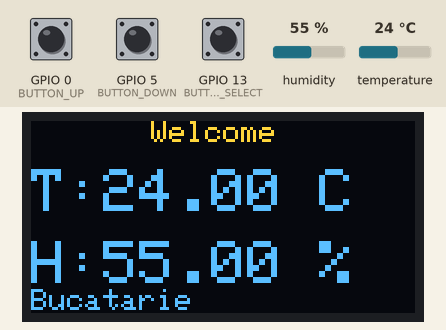
Recording of a sketch running on a simulated ESP8266 (NodeMCU). On the bench: 128×64 one-colour display. The test bench sets the inputs (shaded band); at power-on: temperature 24 °C, humidity 55 %, GPIO 0 (BUTTON_UP) HIGH, GPIO 13 (BUTTON_SELECT) HIGH, GPIO 5 (BUTTON_DOWN) HIGH. The OLED is the two-colour kind (top 16 rows yellow); WiFi joins after 1.5 s; servers stay silent unless stated; what the sketch prints to the serial monitor is not drawn.

Above: at 2.7 s.
2.8 s: temperature set to 12 °C
At 7.8 s:
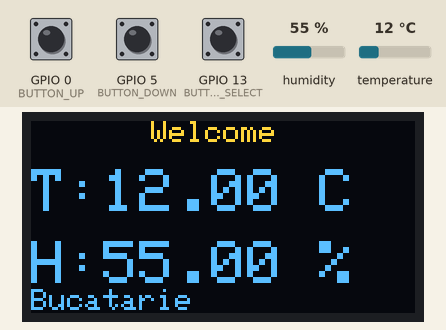
8.6 s: humidity set to 22 %
At 12.9 s:
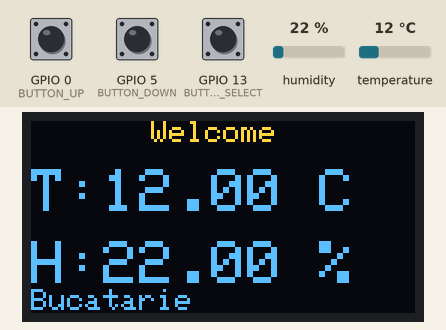
14.4 s: GPIO 0 (BUTTON_UP) pulled LOW for 3 s
At 17.8 s:
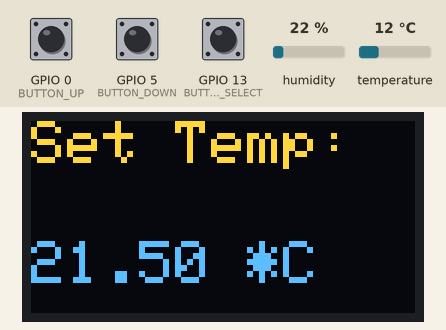
20.2 s: GPIO 13 (BUTTON_SELECT) pulled LOW for 3 s
At 22.6 s:
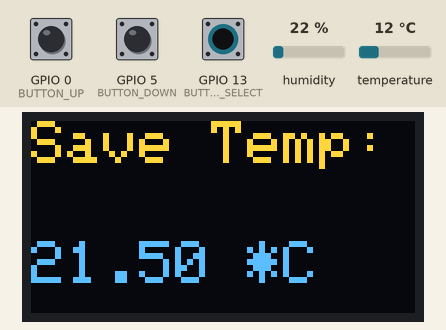
30.8 s: humidity set to 40 %
At 35.3 s:
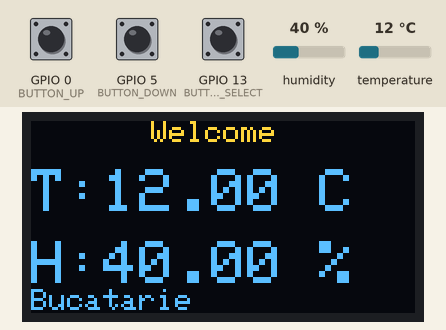
36.6 s: temperature set to 19 °C
At 40.4 s:
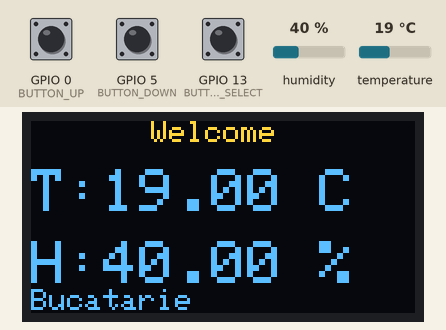
Timing chart, 0 to 41.9 s (numbered marks = the images above; inputs shaded):
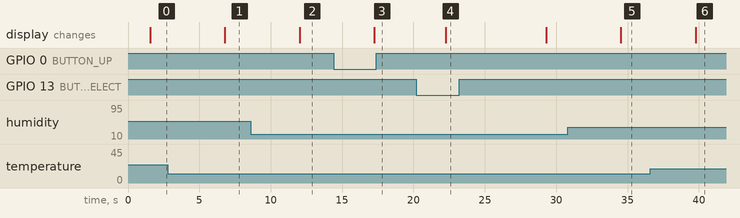

Measured:
- after the input at 2.8 s, the display: changes after 4.0 s (image 1)
- after the input at 8.6 s, the display: changes after 3.4 s (image 2)
- after the input at 14.4 s, the display: changes after 2.9 s (image 3)
- after the input at 20.2 s, the display: changes after 2.1 s (image 4)
- after the input at 30.8 s, the display: changes after 3.7 s (image 5)
- after the input at 36.6 s, the display: changes after 3.2 s (image 6)

The sketch:

esp8266_v0.2.ino
```cpp
#include <ESP8266WiFi.h>
#include <Adafruit_Sensor.h>
#include <DHT.h>
#include <Adafruit_SSD1306.h>
#include <Adafruit_GFX.h>
#include <Wire.h>

// Configurare senzor DHT
#define DHTPIN 4 // Pinul pentru DHT (D2 pe NodeMCU)
#define DHTTYPE DHT22 // Tipul senzorului DHT
DHT dht(DHTPIN, DHTTYPE);

// Setări pentru OLED
#define SCREEN_WIDTH 128
#define SCREEN_HEIGHT 64
#define OLED_RESET -1
Adafruit_SSD1306 display(SCREEN_WIDTH, SCREEN_HEIGHT, &Wire, OLED_RESET);

//Butoane setare temp
#define BUTTON_UP 0 //D3
#define BUTTON_DOWN 5 //D1
#define BUTTON_SELECT 13 //D7

// Variabilă pentru temperatura setată
float setTemperature = 21.0; // Temperatura implicită
float minTemp = 17.0; //Temperatura minima
// Variabilă globală pentru modul de setare a temperaturii
bool inSetTempMode = false;

// Configurare Wi-Fi
const char* ssid = "wifi"; // SSID-ul rețelei Wi-Fi
const char* password = "password"; // Parola rețelei Wi-Fi
const char* serverIP = "192.168.0.150"; // IP-ul Arduino-ului

void setup() {

  Serial.begin(115200);
  dht.begin();

// Inițializează I2C folosind pinii specificați
  Wire.begin(14, 12); // SDA = GPIO 14, SCL = GPIO 12

  // Inițializează OLED
  if(!display.begin(SSD1306_SWITCHCAPVCC, 0x3C)) {
    for(;;); // Nu a reușit să inițializeze OLED-ul
  }

 // Setează contrastul (luminozitatea) OLED-ului
  //display.ssd1306_command(SSD1306_DISPLAYOFF);
  display.ssd1306_command(SSD1306_SETCONTRAST);
  display.ssd1306_command(5);  // Setează o valoare de contrast mai mică (exemplu: 50)
  display.clearDisplay();

// Configurare pini butoane
  pinMode(BUTTON_UP, INPUT_PULLUP);
  pinMode(BUTTON_DOWN, INPUT_PULLUP);
  pinMode(BUTTON_SELECT, INPUT_PULLUP);

  // Conectare la Wi-Fi
  WiFi.begin(ssid, password);
  while (WiFi.status() != WL_CONNECTED) {
    delay(500);
    Serial.print(".");
  }
  Serial.println("Conectat la rețea!");

}

void loop() {

  // Dacă suntem în modul de setare a temperaturii, rămânem acolo
  if (inSetTempMode) {
    SetareTemp();
  } else {
    // Verificăm dacă este apăsat vreun buton
    if (digitalRead(BUTTON_UP) == LOW || digitalRead(BUTTON_DOWN) == LOW) {
      inSetTempMode = true;  // Intrăm în modul de setare a temperaturii
      SetareTemp();
    } else {
      DisplayDataRead();  // Afișează datele curente
      RelaySend();        // Trimite comanda către releu
    }
  }

  delay(5000); // Așteaptă 10 secunde înainte de a citi din nou

}

void DisplayDataRead(){
  //display.ssd1306_command(SSD1306_DISPLAYON);
// Citește temperatura și umiditatea
  float humidity = dht.readHumidity();
  float temperature = dht.readTemperature();

// Afișare pe OLED
  display.clearDisplay();
  display.setTextSize(1);
  display.setTextColor(SSD1306_WHITE);
  display.setCursor(40, 0);
  display.println(F("Welcome"));

  display.setTextSize(2);
  display.setCursor(0, 16);
  display.print(F("T:"));
  display.print(temperature);
  display.print(F(" C"));

  display.setCursor(0, 40);
  display.print(F("H:"));
  display.print(humidity);
  display.print(F(" %"));

  display.setCursor(0, 56);
  display.setTextSize(1);
  display.print("Bucatarie");

  display.display();

}

void SetareTemp() {
  static unsigned long lastPressTime = 0;
  unsigned long currentTime = millis();

  // Debounce simplu
  if (currentTime - lastPressTime < 300) {
    return;  // Nu acceptăm o nouă apăsare până la 300ms
  }

  // Creștere temperatură
  if (digitalRead(BUTTON_UP) == LOW) {
    lastPressTime = currentTime;
    setTemperature += 0.5; // Crește temperatura setată cu 0.5 grade
    displayTemperature();
  }

  // Scădere temperatură
  if (digitalRead(BUTTON_DOWN) == LOW) {
    lastPressTime = currentTime;
    if (setTemperature > minTemp) {  // Verificăm dacă temperatura este peste minim
      setTemperature -= 0.5;  // Scade temperatura setată cu 0.5 grade
    } else {
      Serial.println("Temperatura nu poate fi mai mica decat " + String(minTemp) + " grade.");
    }
    displayTemperature();
  }

  // Salvare și ieșire din modul de setare a temperaturii
  if (digitalRead(BUTTON_SELECT) == LOW) {
    lastPressTime = currentTime;
    Serial.println("Temperatura setată: " + String(setTemperature));
    display.clearDisplay();
    display.setTextSize(2);
    display.setTextColor(SSD1306_WHITE);
    display.setCursor(0, 0);
    display.print("Save Temp:");
    display.setCursor(0, 40);
    display.print(setTemperature);
    display.print(" *C");
    display.display();
    delay(2000);  // Afișează temperatura setată timp de 2 secunde

    inSetTempMode = false;  // Ieșim din modul de setare și revenim la afișajul principal
  }
}
// Funcție pentru afișarea temperaturii pe ecran
void displayTemperature() {
  display.clearDisplay();
  display.setTextSize(2);
  display.setTextColor(SSD1306_WHITE);
  display.setCursor(0, 0);
  display.print("Set Temp:");
  display.setCursor(0, 40);
  display.print(setTemperature);
  display.print(" *C");
  display.display();
}

// Funcție care trimite comanda către releu pe baza temperaturii citite
void RelaySend() {
  float temperature = dht.readTemperature();

  // Verifică dacă citirea temperaturii este validă
  if (isnan(temperature)) {
    Serial.println("Eroare citire DHT");
    return; // Dacă nu poate citi temperatura, ieșim din funcție
  }

  // Compară temperatura citită cu temperatura setată
  if (temperature < setTemperature) {
    sendRelayCommand(1); // Releu ON (temperatura citită este mai mică decât cea setată)
  } else {
    sendRelayCommand(0); // Releu OFF (temperatura citită este mai mare sau egală cu cea setată)
  }
}


void sendRelayCommand(int state) {
  WiFiClient client;
  float temperature = dht.readTemperature();
  if (client.connect(serverIP, 81)) { // Conectare la server
    String command = "releu=" + String(state); // Formează comanda releului
    client.print(command); // Trimiterea comenzii
    client.stop(); // Închide conexiunea
    Serial.print("Comandă trimisă: ");
    Serial.println(command);
  } else {
    Serial.println("Conexiune eșuată la server.");
  }
}
```
